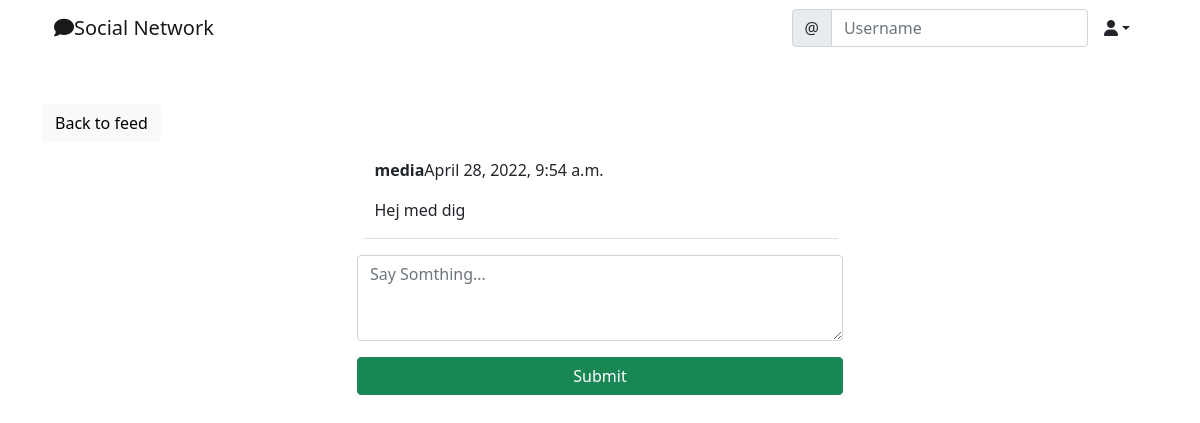
The page /social/post/3 (signed in) on the database as committed earlier.
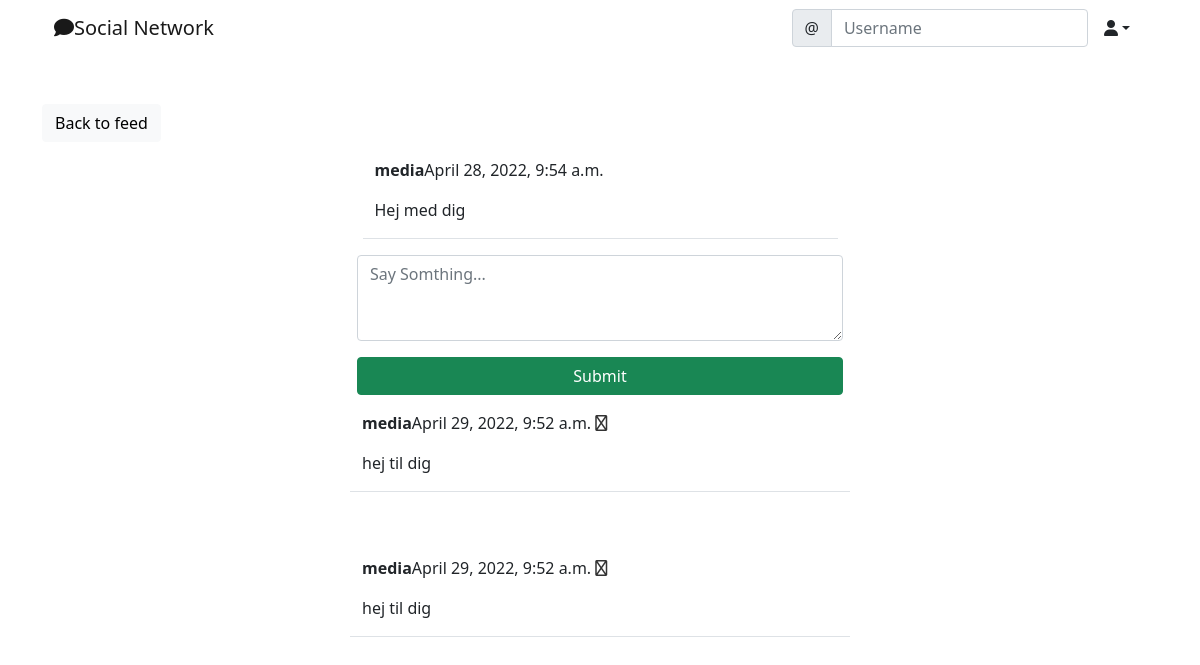
The same page on the database as committed later.
### social/models.py (models this page shows)
class Post(models.Model):
    body = models.TextField()
    created_on = models.DateTimeField(default=timezone.now)
    author = models.ForeignKey(User, on_delete=models.CASCADE)

class Comment(models.Model):
    comment = models.TextField()
    created_on = models.DateTimeField(default=timezone.now)
    author = models.ForeignKey(User, on_delete=models.CASCADE)
    post = models.ForeignKey('post', on_delete=models.CASCADE)

### social/views.py (the view, shortened to what this page needs)
# urls.py: path('post/<int:pk>', PostDetailView.as_view(), name='post-detail'),
class PostDetailView(LoginRequiredMixin, View):
    def get(self, request, pk, *args, **kwargs):
        post = Post.objects.get(pk=pk)
        form = CommentForm()
        comments = Comment.objects.filter(post=post).order_by('-created_on')
        context = {
            'post': post,
            'form': form,
            'comments': comments,
        }
        return render(request, 'social/post_detail.html', context)

### social/forms.py
class CommentForm(forms.ModelForm):
    comment = forms.CharField(
        label='',
        widget=forms.Textarea(attrs={
            'rows': '3',
            'placeholder': 'Say Somthing...',
        })
    )
    class Meta:
        model = Comment
        fields = ['comment']

### social/templates/social/post_detail.html (shortened to what this page needs)
{% extends 'landing/base.html' %}
{% load crispy_forms_tags %}
{% block content %}
<div class="container">
    <div class="row mt-5">
        <div class="col-md-5 col-sm-6">
            <a href="{% url 'post-list' %}" class="btn btn-light">Back to feed</a>
        </div>
    </div>
    <div class="row justify-content-center mt-3">
        <div class="col-md-5 col-sm-12 border-bottom">
            <p>
                <strong>{{ post.author }}</strong>{{ post.created_on }}
            </p>
            <p>{{ post.body }}</p>
        </div>
    </div>
</div>
    <div class="row justify-content-center mt-3 mb-5">
        <div class="col-md-5 col-sm-12">
            <form method="Post">
                {{ form | crispy }}
                <div class="d-grid gab-2">
                    <button class="btn btn-success mt-3">Submit</button>
                </div>
            </form>
        </div>
        {% for comment in comments %}
        <div class="row justify-content-center mt-3 mb-5">
            <div class="col-md-5 col-sm-12 border-bottom">
                <p>
                    <strong>{{ comment.author }}</strong>{{ comment.created_on }}
                    {% if request.user == post.author %}
                        <a href="{% url 'comment-delete' post.pk comment.pk %}" style="color: #333;"><i class="far fa-trash"></i></a>
                    {% endif %}
                </p>
                <p>{{ comment.comment }}</p>
            </div>
        </div>
        {% endfor %}
    </div>
{% endblock content %}

### landing/templates/landing/base.html (shortened to what this page needs)
<!doctype html>
<html lang="en">
  <head>
    <link href="https://cdn.jsdelivr.net/npm/bootstrap@5.0.2/dist/css/bootstrap.min.css" rel="stylesheet">
  </head>
  <body>
    {% include 'landing/navbar.html' %}
    {% block content %}
    {% endblock content %}
  </body>
</html>

### landing/templates/landing/navbar.html (shortened to what this page needs)
<div class="container">
<nav class="navbar navbar-expand-lg navbar-light">
    <div class="container-fluid">
      <a class="navbar-brand"
      {% if user.is_authenticated %}
      href="{% url 'post-list' %}"
      {% else %}
      href="{% url 'index' %}"
      {% endif %}
      ><i class="fas fa-comment"></i>Social Network</a>
      <div class="collapse navbar-collapse" id="navbarSupportedContent">
        <form class="d-flex">
            <div class="input-group">
                <span class="input-group-text" id="basic-addon1">@</span>
                <input type="text" class="form-control" placeholder="Username" aria-label="Username" aria-describedby="basic-addon1">
            </div>
        </form>
        {% if user.is_authenticated %}
        <div class="nav-item dropdown">
            <a class="nav-link dropdown-toggle text-dark" data-bs-toggle="dropdown" role="button" aria-expanded="False"><i class="fas fa-user"></i></a>
        </div>
        {% endif %}
      </div>
    </div>
  </nav>
</div>

Rows that differ between the two databases and show on the page:
added Comment: author "media", created_on "April 29, 2022, 9:52 a.m.", comment "hej til dig"
added Comment: author "media", created_on "April 29, 2022, 9:52 a.m.", comment "hej til dig"
